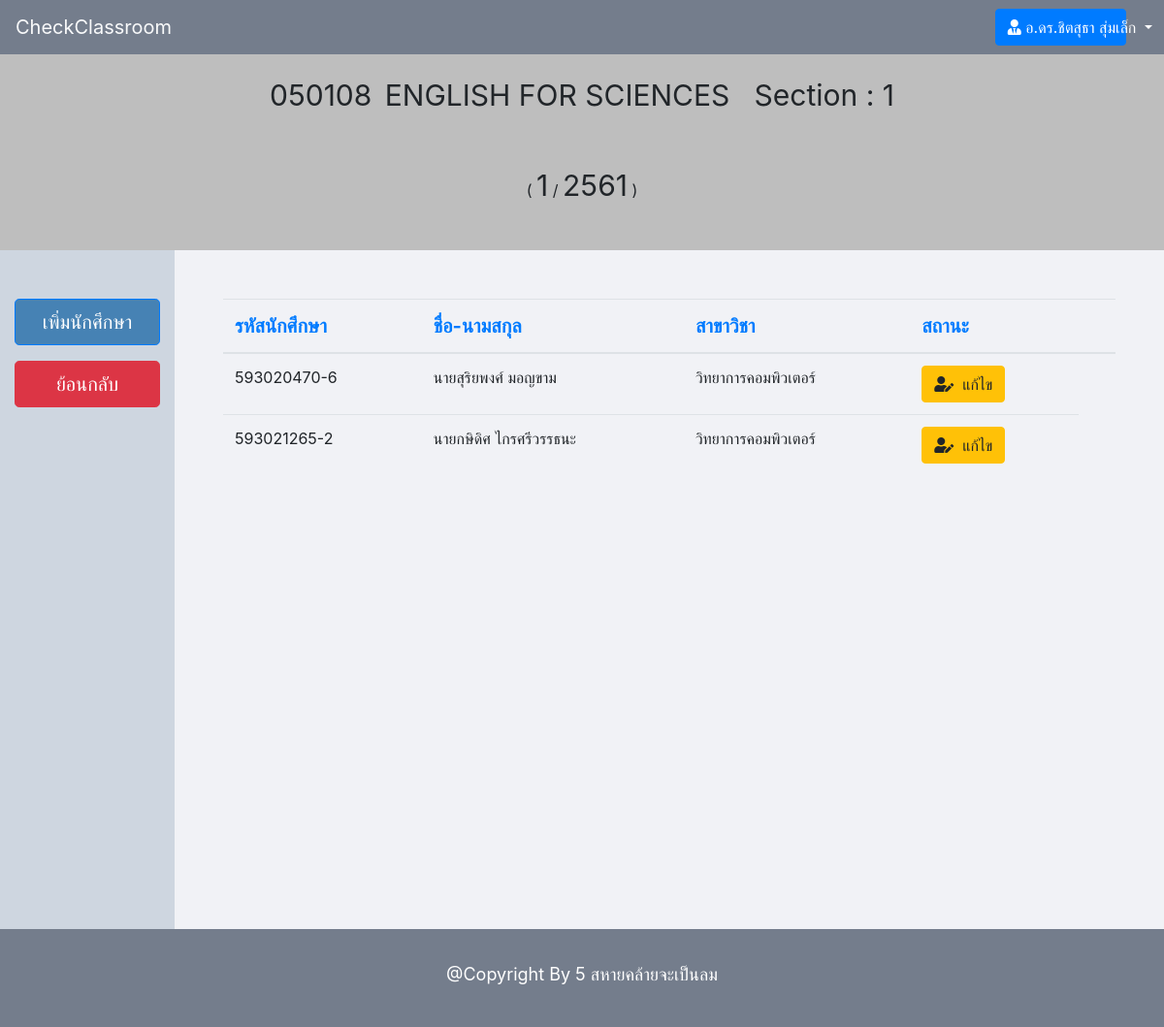
The page /admin/detail_class.php?id=15&c_id=050108&c_sec=1 (signed in) on the database its author committed.
### tables this page shows
CREATE TABLE `enroll` (
  `enroll_id` int(10) NOT NULL,
  `c_id` varchar(10) NOT NULL,
  `c_name` varchar(255) NOT NULL,
  `c_sec` int(3) NOT NULL,
  `c_year` varchar(20) NOT NULL,
  `c_term` int(1) NOT NULL,
  `l_name` varchar(50) DEFAULT NULL,
  `l_username` varchar(30) DEFAULT NULL,
  `t_username` varchar(50) DEFAULT NULL,
  `t_name` varchar(100) DEFAULT NULL,
  `s_id` varchar(30) NOT NULL,
  `s_name` varchar(50) NOT NULL,
  `s_department` varchar(30) NOT NULL
);

### admin/detail_class.php (the view, shortened to what this page needs)
<?php
	include '../connect.php';
	$stmt =$pdo->prepare("SELECT * FROM teacher WHERE l_username = ?");
	$stmt->bindParam(1,$_SESSION["username"]);
	$stmt->execute();
	while ($row=$stmt->fetch()) {
	 	$rowName["l_name"] = $row["l_name"];
	 }
	$stmt2=$pdo->prepare("SELECT * FROM classroom WHERE id = ?");
	$stmt2->bindParam(1,$_GET['id']);
	$stmt2->execute();
	while ($row2=$stmt2->fetch()) {
		$rowCID['c_id'] =  $row2['c_id'];
		$rowCNAME['c_name'] = $row2['c_name'];
		$rowCTERM['c_term'] = $row2['c_term'];
		$rowCSEC['c_sec'] = $row2['c_sec'];
		$rowCYEAR['c_year'] = $row2['c_year'];
	}
	$stmt7 = $pdo->prepare("SELECT * FROM enroll WHERE c_id = ? AND c_sec = ? AND c_term = ? AND c_year = ? AND c_name = ?");
	$stmt7->bindParam(1,$rowCID['c_id']);
	$stmt7->bindParam(2,$rowCSEC['c_sec']);
	$stmt7->bindParam(3,$rowCTERM['c_term']);
	$stmt7->bindParam(4,$rowCYEAR['c_year']);
	$stmt7->bindParam(5,$rowCNAME['c_name']);
	$stmt7->execute();
	if (!empty($_SESSION['username']) && $_SESSION['permission'] == 1 || $_SESSION['permission'] == 2) { ?>
<!DOCTYPE html>
<html>
<head>
	<link rel="stylesheet" href="https://maxcdn.bootstrapcdn.com/bootstrap/4.0.0/css/bootstrap.min.css">
	<link rel="stylesheet" href="https://use.fontawesome.com/releases/v5.7.2/css/all.css">
	<link rel="stylesheet" type="text/css" href="../style.css">
</head>
<body>
	<?php if ($_SESSION['permission'] == 1) { ?>
	<nav class="navbar sticky-top navbar-light navbar-expand-lg" style="background-color: #747d8c;">
 		<a class="navbar-brand text-light" href="admin_home.php">CheckClassroom</a>
		  <div class="collapse navbar-collapse" id="navbarSupportedContent" >
		    <div class="form-inline my-2 my-lg-0 mr-sm-2 col-md-2">
		    	<a href="" class="btn btn-primary  dropdown-toggle col-12" data-toggle="dropdown" aria-haspopup="true" aria-expanded="false"> <i class="fas fa-user-tie"></i> <?= $rowName["l_name"] ?> </a>
		    </div>
		  </div>
	</nav>
	<?php } ?>
	<div style="min-height: 850px;background-color: #ecf0f1;">
		<div style="background-color: #BEBEBE; padding-top: 20px; padding-bottom: 20px;">
						<div class="form-group" style="text-align: center;">
							<label style="font-size: 30px;"> <?= $rowCID['c_id'] ?> </label> &nbsp; <label style="font-size: 30px;">  <?= $rowCNAME['c_name'] ?> &nbsp; Section : <?=$rowCSEC['c_sec']?></label>
						</div><br>
						<div class="form-group" style="text-align: center;">
							(&nbsp;<label style="font-size: 30px;"><?=$rowCTERM['c_term']?></label>&nbsp;/&nbsp;<label style="font-size: 30px;"><?=$rowCYEAR['c_year']?></label>&nbsp;)
						</div>
					</div>
		<div style="display: flex;">
					<div style="background-color: #ced6e0; min-height: 700px;width: 300px; padding-top: 50px;padding-bottom: 50px;">
						<div class="form-group mb-3 justify-content-center" style="text-align: center; ">
							<button id="add_student_button" data-target="#addStd" data-toggle="modal" class="btn btn-primary btn-lg col-10" style="background-color: #4682B4;"> เพิ่มนักศึกษา </button>
						</div>
						<div class="form-group mb-3 justify-content-center" style="text-align: center;">
							<a href="admin_home.php" class="btn btn-danger btn-lg col-10"> ย้อนกลับ </a>
						</div>
					</div>
					<div style="background-color:#f1f2f6;min-width: 85%;min-height: 500px;padding: 50px;">
						<table class="table table-hover">
							<thead class="text-primary" style="font-size: 20px;">
								<tr>
									<th>รหัสนักศึกษา</th>
									<th>ชื่อ-นามสกุล</th>
									<th>สาขาวิชา</th>
									<th>สถานะ</th>
									<th></th>
								</tr>
							</thead>
							<tbody style="font-size: 16px;">
								<?php while ($row7=$stmt7->fetch()) { ?>
									<tr>
										<td><?=$row7['s_id']?></td>
										<td><?=$row7['s_name']?></td>
										<td><?=$row7['s_department']?></td>
										<td>
											<button class="btn btn-warning" data-toggle="modal" data-target="#edit_student<?=$row7['s_id']?>"><i class="fas fa-user-edit"></i>&nbsp;&nbsp;แก้ไข</button>
										</td>
									</tr>
								<?php } ?>
							</tbody>
						</table>
					</div>
			</div>
				    </div>
	<footer style="background-color: #747d8c; padding: 24px;">
		<div style="text-align: center;">
			<label style="font-size: 18px; color: white; padding: 9px;">@Copyright By 5 สหายคล้ายจะเป็นลม</label>
		</div>
	</footer>
</body>
</html>
<?php } else {
		setcookie('wrong_login',1,time()+10,'/');
		echo "<script type='text/javascript'> window.location.href = '../index.php';</script>";
	} ?>

### rows shown on the page
enroll: s "593020470-6", s_name "นายสุริยพงศ์ มอญขาม", s_department "วิทยาการคอมพิวเตอร์"
enroll: s "593021265-2", s_name "นายกษิดิศ ไกรศรีวรรธนะ", s_department "วิทยาการคอมพิวเตอร์"

### other values the page prints
$rowName["l_name"] "อ.ดร.ชิตสุธา สุ่มเล็ก"
$rowCID['c_id'] "050108"
$rowCNAME['c_name'] "ENGLISH FOR SCIENCES"
$rowCSEC['c_sec'] "1"
$rowCTERM['c_term'] "1"
$rowCYEAR['c_year'] "2561"
